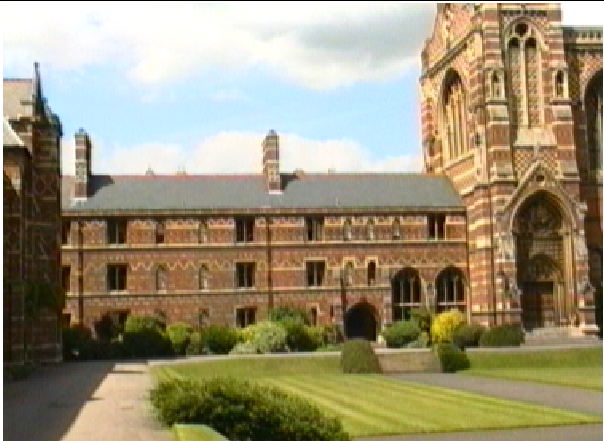
%> input picture panoramaClassicWithGradientDescnet/img/im0.png, 604 x 441 px
$ octave panorama1.m   (GNU Octave 9; MATLAB toolbox functions it lacks are replaced by stand-ins)
%> lines starting %> are read from the running program, lines starting %| are printed output that depends on the picture; in (x1, y1, x2, y2) boxes, pixels count from 0 and x2, y2 are one past the last pixel; in counts of white or black regions, pixels touching at a corner belong together; the program's own positions count from 1
### panoramaClassicWithGradientDescnet/src/cornerDim.m
function [ corner ] = cornerDim( im )
%UNTITLED12 Summary of this function goes here
%   Detailed explanation goes here

imSize = size(im);

corner = [1 1; imSize(1) 1; imSize(1) imSize(2); 1 imSize(2)];

end

### panoramaClassicWithGradientDescnet/src/markPt.m
function [ imOut ] = markPt( im, pos, colorName, ptSize )
%-----------------------------------------
%   Marks image %[im] at position %[pos]
%   with color $[color]
%-----------------------------------------
%   im      --> 3D  any size     length, width, color
%   pos     --> 1D  2 positions     X, Y
%   color   --> 1D  3 positions  R, G, B
%   size    --> 1   constant
%-----------------------------------------

if nargin<4
    ptSize=10;
end

if strcmp(colorName, 'blue')
    color = [0, 0, 255];
elseif strcmp(colorName, 'red')
    color = [255, 0, 0];
elseif strcmp(colorName, 'green')
    color = [0, 255, 0];
end

imOut = im;
imSize = size(im);
for pt = 1:length(pos)
    for i = -ptSize/2:ptSize/2
        for j = -ptSize/2:ptSize/2
            if ( pos(pt,1)+i <= 0 || pos(pt,2)+j <= 0 || pos(pt,1)+i > imSize(1) || pos(pt,2)+j > imSize(2) )
                fprintf(' > Error in marking points: %d, %d\n', pos(1), pos(2));
                continue;
            end

            imOut(pos(pt,1)+i, pos(pt,2)+j,:) = color;
        end
    end
end

end

### panoramaClassicWithGradientDescnet/src/projMatrix.m
function [ H_ab, H_ba ] = projMatrix( pt_a, pt_b )
%projMatrix Evaluates forward and backward projection
%           Matrix for given points.


eqMat = zeros(2*length(pt_b),9);

for i = 1 : length(pt_b)
    eqMat(2*i-1,4:6) = -1.*[pt_b(i,:) 1];
    eqMat(2*i-1,7:9) = pt_a(i,2).*[pt_b(i,:) 1];
    eqMat(2*i,1:3) = [pt_b(i,:) 1];
    eqMat(2*i,7:9) = -pt_a(i,1).*[pt_b(i,:) 1];
end

[~,S,V] = svd(eqMat);

nullNum = 0;
for i = 1 : min(size(S))
   if (round(S(i,i),0)==0)
       nullNum = i;
       break;
   end
end

if ~nullNum
    fprintf('Cannot determine nullspace from SVD.\n\r');
else
    fprintf('The null space is %d column of V*\n\r', nullNum);
end

nullSpace = V(:,nullNum);

H_ba = vec2mat(nullSpace,3);
H_ab = inv(H_ba);

end

### panoramaClassicWithGradientDescnet/src/mapPt.m
function [ ptOut ] = mapPt( H, pt )
%mapPt Maps Points to the required proejction plane.
ptOut = zeros(length(pt),2);

for i = 1:length(pt)
    tmp0 = H*[pt(i,:) 1]';
    tmp0 = tmp0./tmp0(3);
    ptOut(i,:) = round([tmp0(1) tmp0(2)]);
end

### panoramaClassicWithGradientDescnet/src/classicPanorama.m
function [ im_ba, im_ab ] = classicPanorama( im_a, im_b, H_ab, H_ba)
%classicPanorama Projects one image plane to the other using
%                projection matrices.

cornerPts_a = cornerDim( im_a );
cornerPts_b = cornerDim( im_b );

mapCornerPts_ba = mapPt(H_ba, cornerPts_b);
mapCornerPts_ab = mapPt(H_ab, cornerPts_a);

[dims_ba, imProjSize_ba] = boundingDims(mapCornerPts_ba, cornerPts_b);
[dims_ab, imProjSize_ab] = boundingDims(mapCornerPts_ab, cornerPts_a);

im_ba = zeros([imProjSize_ba 3]);
im_ab = zeros([imProjSize_ab 3]);

dimsOut_a = size(im_a);
dimsOut_b = size(im_b);

im_ba = invProj(im_ba, im_b, H_ab, dims_ba, dimsOut_a);
im_ba = imShift(im_ba, im_a, [dims_ba(1,1), dims_ba(2,1)]);


im_ab = invProj(im_ab, im_a, H_ba, dims_ab, dimsOut_b);
im_ab = imShift(im_ab, im_b, [dims_ab(1,1), dims_ab(2,1)]);

end

### panoramaClassicWithGradientDescnet/src/boundingDims.m
function [ dims, imProjSize ] = boundingDims( mapCornerPts, cornerPts )
%boundingDims Evaluate corner points using corner points
%             and mapped corner points.

minHeight = min(mapCornerPts(1,1), mapCornerPts(4,1));
minHeight = min(minHeight, cornerPts(1,2));
maxHeight = max(mapCornerPts(2,1), mapCornerPts(3,1));
maxHeight = max(maxHeight, cornerPts(3,1));
minWidth = min(mapCornerPts(1,2), mapCornerPts(2,2));
minWidth = min(minWidth, cornerPts(1,1));
maxWidth =  max(mapCornerPts(3,2), mapCornerPts(4,2));
maxWidth = max(maxWidth, cornerPts(3,2));
imProjSize = [maxHeight - minHeight, maxWidth - minWidth];

dims = [minHeight, maxHeight; minWidth, maxWidth];

end

### panoramaClassicWithGradientDescnet/src/invProj.m
function [ imOut ] = invProj( imFrame, im, H, dims, dimsOut )
%invProj Project image on other plance using projection matrix
%        according to dimensions and sizes.

[imHeight, imWidth, ~] = size(im);

for i = dims(1,1) : dims(1,2)
    for c = dims(2,1) : dims(2,2)
        projPos = H*[i; c; 1];
        projPos = round(projPos./projPos(3),0);

        if (projPos(1) <= 0 || projPos(2) <= 0 || projPos(1) >= imHeight || projPos(2) >= imWidth)
             continue;
        end
        if (i <= dimsOut(1) && c <= dimsOut(2) && i >= 1 && c >= 1)
             continue;
        end
        imFrame(i-dims(1,1)+1, c-dims(2,1)+1,:) = im(projPos(1),projPos(2),:);
    end
end

imOut = imFrame;

end

### panoramaClassicWithGradientDescnet/src/imShift.m
function [ imOut ] = imShift( imOut, im, shift )
%imShift Shift image and paste it over defined offset
%        in the new frame.

[imHeight, imWidth, ~] = size(im);

for i = 1:imHeight
    for c = 1:imWidth
        imOut(i-shift(1)+1, c-shift(2)+1,:) = im(i,c,:);
    end
end

end

### panoramaClassicWithGradientDescnet/src/panorama1.m
%----------------------------
%   Find projection matrix
%----------------------------

im_0 = imread('C:\Users\Muhammad Usman\Documents\S7\Vision\panorama\im0.png');
%> im_0 is the input picture: size 441x604x3 uint8; mean R, G, B 155.3, 144.9, 117.3
im_1 = imread('C:\Users\Muhammad Usman\Documents\S7\Vision\panorama\im1.png');
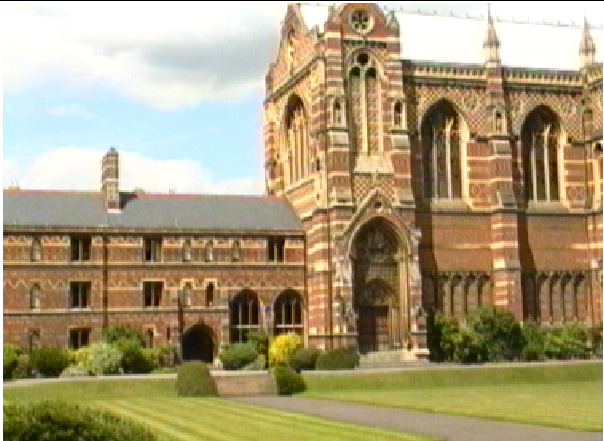
%> input picture panoramaClassicWithGradientDescnet/img/im1.png, 604 x 441 px
%> im_1 is the input picture: size 441x604x3 uint8; mean R, G, B 169.7, 155.3, 120.6
im_2 = imread('C:\Users\Muhammad Usman\Documents\S7\Vision\panorama\im2.png');
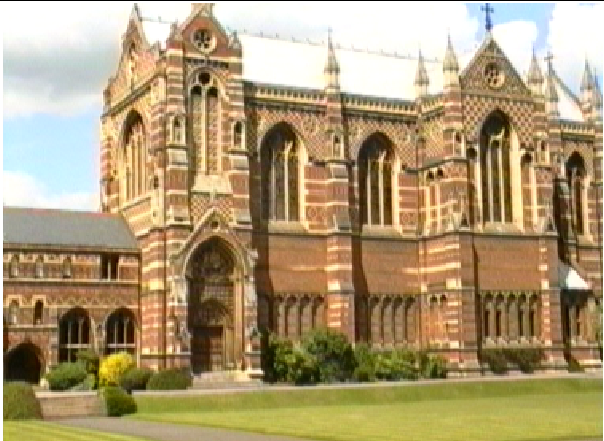
%> input picture panoramaClassicWithGradientDescnet/img/im2.png, 604 x 441 px
%> im_2 is the input picture: size 441x604x3 uint8; mean R, G, B 173.1, 153.8, 116.7

%----------------------------
%   Mapped Points
%----------------------------

cornerPts = cornerDim(im_0);
%> cornerPts = [1 1; 441 1; 441 604; 1 604]
mapPts_0 = [130 273; 24 522; 374 344; 332 600; 242 237; 179 540; 175 177];
mapPts_1 = [148 113; 53 364; 396 179; 355 430; 261 73; 206 378; 189 10];


%----------------------------
%   Mark mapped points
%----------------------------

imPts_0 = markPt(im_0, mapPts_0, 'blue');
%> the loop in markPt, `for pt = 1:length(pos)` made 7 passes
%|  > Error in marking points: 130, 24
%|  > Error in marking points: 130, 24
%|  > Error in marking points: 130, 24
%|  > Error in marking points: 130, 24
%|  > Error in marking points: 130, 24
%|  > Error in marking points: 130, 24
%|  > Error in marking points: 130, 24
%|  > Error in marking points: 130, 24
%|  > Error in marking points: 130, 24
%|  > Error in marking points: 130, 24
%> (further printed lines are left out)
%> after the loop in markPt, `for pt = 1:length(pos)`: imOut: size 441x604x3 uint8; 0.31% of pixels changed, all inside (x1, y1, x2, y2) = (171, 18, 604, 379)
imPts_1 = markPt(im_1, mapPts_1, 'blue');
%> after the loop in markPt (call 2), `for pt = 1:length(pos)`: imOut: size 441x604x3 uint8; 0.32% of pixels changed, all inside (x1, y1, x2, y2) = (4, 47, 435, 401)

subplot(4,2,1);
imshow(imPts_0);
subplot(4,2,2);
imshow(imPts_1);


%----------------------------
%   Find projection matrix
%----------------------------


[H_01, H_10] = projMatrix(mapPts_0, mapPts_1);

%----------------------------
%   Map and view points
%----------------------------


mapPts_10 = mapPt(H_10, mapPts_1);
mapPts_01 = mapPt(H_01, mapPts_0);

imPtsProj_10 = markPt(im_0, mapPts_10, 'red');
imPtsProj_01 = markPt(im_1, mapPts_01, 'red');
%> call 4 of markPt, with colorName = 'red'
%> after the loop in markPt (call 4), `for pt = 1:length(pos)`:
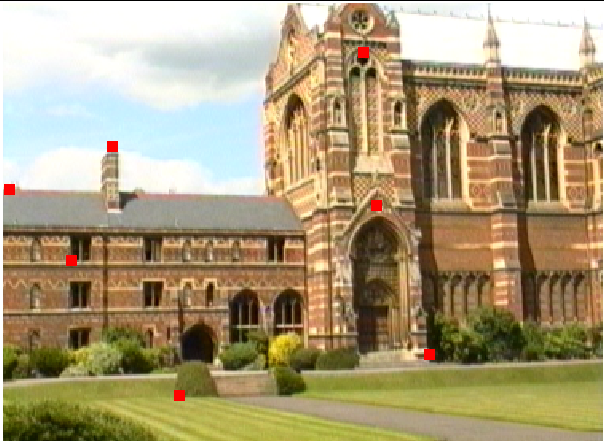
%> imOut: size 441x604x3 uint8; 0.32% of pixels changed, all inside (x1, y1, x2, y2) = (4, 47, 435, 401)

subplot(4,2,3);
imshow(imPtsProj_10);
subplot(4,2,4);
imshow(imPtsProj_01);


%---------------------------

[im_ab, im_ba] = classicPanorama(im_0, im_1, H_01, H_10);
%> in classicPanorama, `mapCornerPts_ba = mapPt(H_ba, cornerPts_b);`: mapCornerPts_ba = [-6 164; 418 174; 422 795; -46 780]
%> in classicPanorama, `mapCornerPts_ab = mapPt(H_ab, cornerPts_a);`: mapCornerPts_ab = [-3 -180; 467 -191; 460 431; 35 443]
%> in boundingDims, `minHeight = min(mapCornerPts(1,1), mapCornerPts(4,1));`: minHeight = -46
%> in boundingDims, `maxHeight = max(mapCornerPts(2,1), mapCornerPts(3,1));`: maxHeight = 422
%> in boundingDims, `maxHeight = max(maxHeight, cornerPts(3,1));`: maxHeight = 441
%> in boundingDims, `minWidth = min(mapCornerPts(1,2), mapCornerPts(2,2));`: minWidth = 164
%> in boundingDims, `minWidth = min(minWidth, cornerPts(1,1));`: minWidth = 1
%> in boundingDims, `maxWidth =  max(mapCornerPts(3,2), mapCornerPts(4,2));`: maxWidth = 795
%> in boundingDims, `imProjSize = [maxHeight - minHeight, maxWidth - minWidth];`: imProjSize = [487 794]
%> in boundingDims, `dims = [minHeight, maxHeight; minWidth, maxWidth];`: dims = [-46 441; 1 795]
%> in classicPanorama, `[dims_ba, imProjSize_ba] = boundingDims(mapCornerPts_ba, cornerPts_b);`: imProjSize_ba = [487 794]
%> in classicPanorama, `[dims_ab, imProjSize_ab] = boundingDims(mapCornerPts_ab, cornerPts_a);`: dims_ab = [-3 467; -191 604]; imProjSize_ab = [470 795]
%> in classicPanorama, `im_ba = zeros([imProjSize_ba 3]);`: im_ba: size 487x794x3 double; every value is 0
%> in classicPanorama, `im_ab = zeros([imProjSize_ab 3]);`: im_ab: size 470x795x3 double; every value is 0
%> after the loop in invProj, `for i = dims(1,1) : dims(1,2)`:
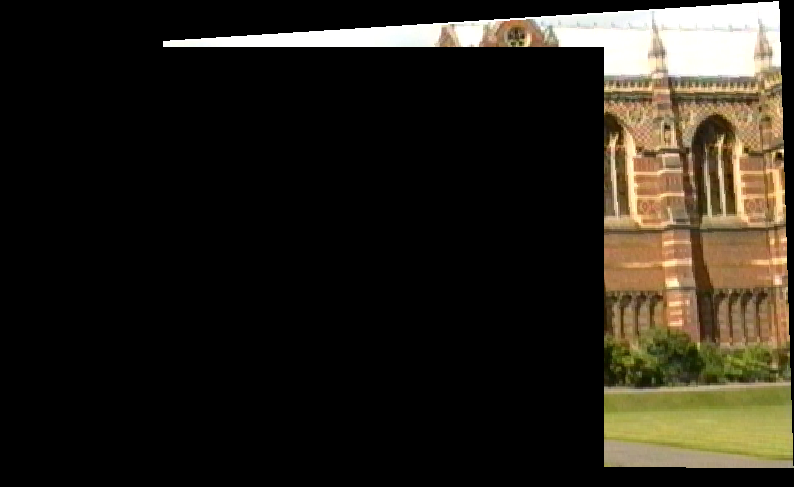
%> imFrame: size 487x794x3 double; mean R, G, B 40.5, 35.8, 26.5
%> after the loop in imShift, `for i = 1:imHeight`:
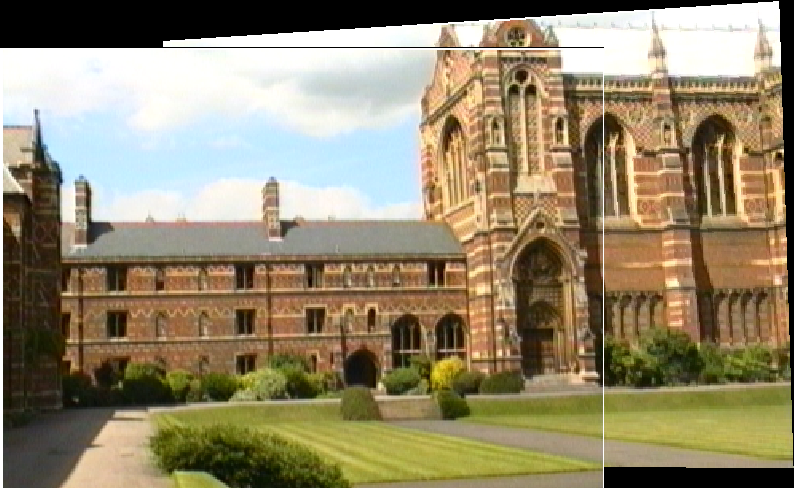
%> imOut: size 488x794x3 double; mean R, G, B 147.1, 135.3, 107.1
%> call 2 of invProj, with dims = [-3 467; -191 604], dimsOut = [441 604 3]
%> after the loop in invProj (call 2), `for i = dims(1,1) : dims(1,2)`:
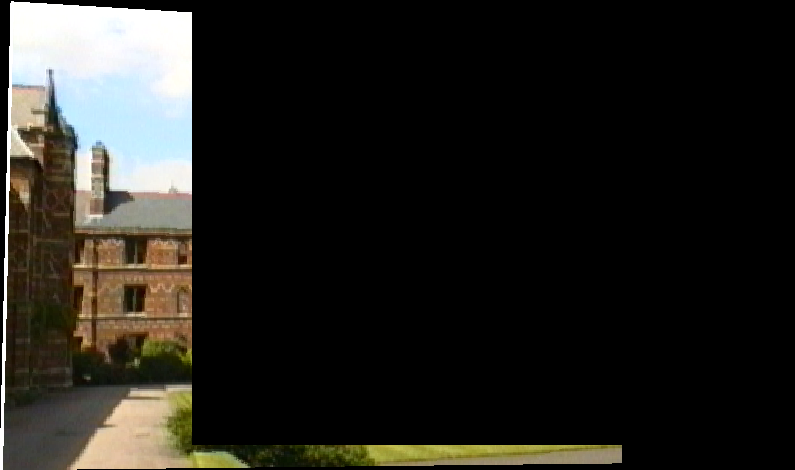
%> imFrame: size 470x795x3 double; mean R, G, B 35.8, 34.4, 29.9
%> call 2 of imShift, with shift = [-3 -191]
%> after the loop in imShift (call 2), `for i = 1:imHeight`:
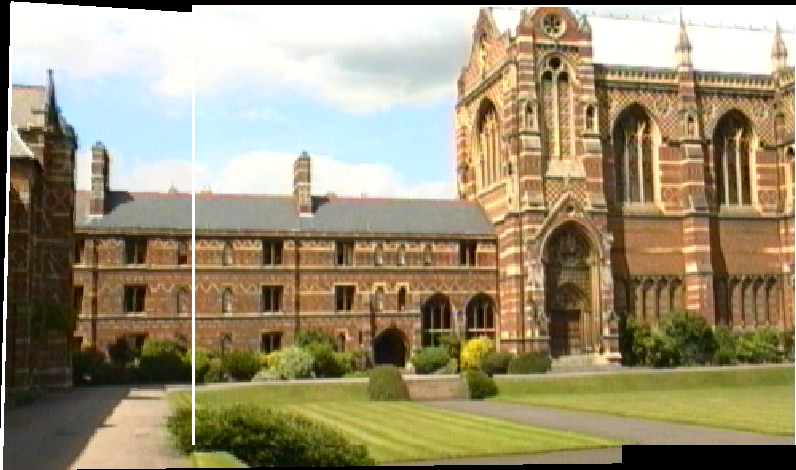
%> imOut: size 470x796x3 double; mean R, G, B 156.6, 144.9, 115.7


mapPts_1 = [323 204; 397 220; 324 522; 56 364; 196 284; 139 570; 17 585; 211 501; 391 306; 204 381; 355 430; 9 489; 24 360];
mapPts_2 = [342 30; 419 43; 346 354; 74  205; 212 120; 166 403; 50 420; 234 336; 412 137; 223 218; 375 264; 28 329; 43 202];
